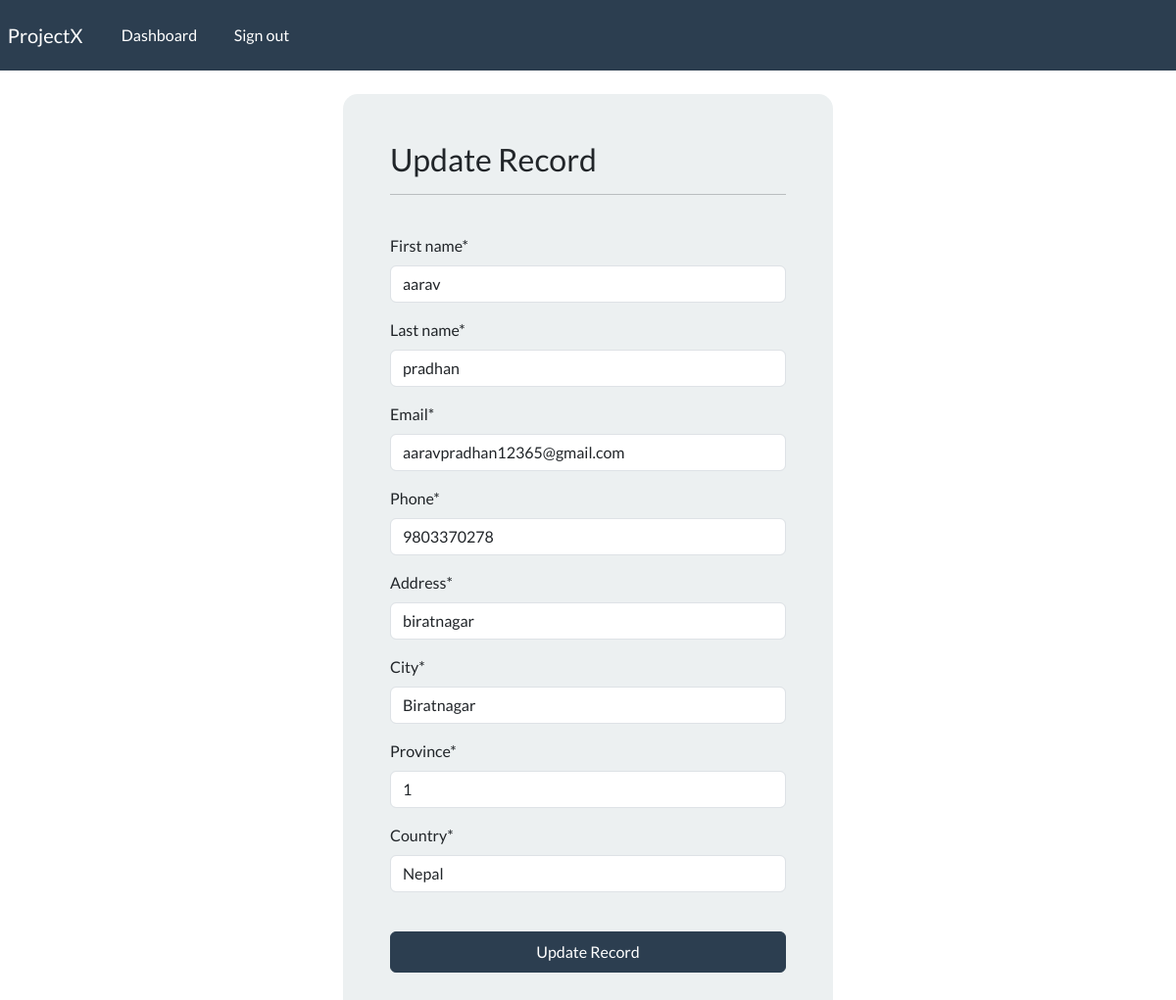
Page /update-record/2 (signed in) on the committed database.
### webapp/models.py (models this page shows, shortened)
class Record(models.Model):
    creation_date = models.DateTimeField(auto_now_add = True)
    first_name = models.CharField(max_length = 100)
    last_name = models.CharField(max_length = 100)
    email = models.CharField(max_length= 255)
    phone = models.CharField(max_length=20)
    address = models.CharField(max_length=300)
    city = models.CharField(max_length = 255)
    province = models.CharField(max_length = 255)
    country = models.CharField(max_length = 255)

### webapp/views.py (the view)
# urls.py: path('update-record/<int:pk>', views.update_record, name = 'update-record'),
@login_required(login_url='my-login')
def update_record(request, pk):
    record = Record.objects.get(id=pk)
    form = UpdateRecordForm( instance= record)
    if request.method == 'POST':
        form = UpdateRecordForm(request.POST, instance= record)
        if form.is_valid():
            form.save()
            return redirect("dashboard")
    context = {'form' : form}
    return render(request, 'webapp/update-record.html', context= context)

### webapp/forms.py
class UpdateRecordForm(forms.ModelForm):
    class Meta:
        model = Record
        fields = ['first_name', 'last_name', 'email', 'phone', 'address', 'city', 'province', 'country']

### webapp/templates/webapp/update-record.html (shortened to what this page needs)
{% extends "webapp/base.html" %}
{% load crispy_forms_tags %}
{% block content %}
<body>
    <div class=" container bg-light shadow-md p-5 form-layout">
        <h3>Update Record</h3>
        <hr>
        <br>
        <form method="POST" autocomplete="off">
            {{ form | crispy }}
            <br>
            <button type="submit" class=" btn btn-primary w-100 btn-block p-2">Update Record</button>
        </form>
    </div>
    </body>
{% endblock  %}

### static/css/styles.css (style rules this page uses)
.form-layout { border-radius: 15px; width: 500px; }

### rows in the picture
Record: first_name "aarav", last_name "pradhan", email "aaravpradhan12365@gmail.com", phone "9803370278", address "biratnagar", city "Biratnagar", province "1", country "Nepal"
